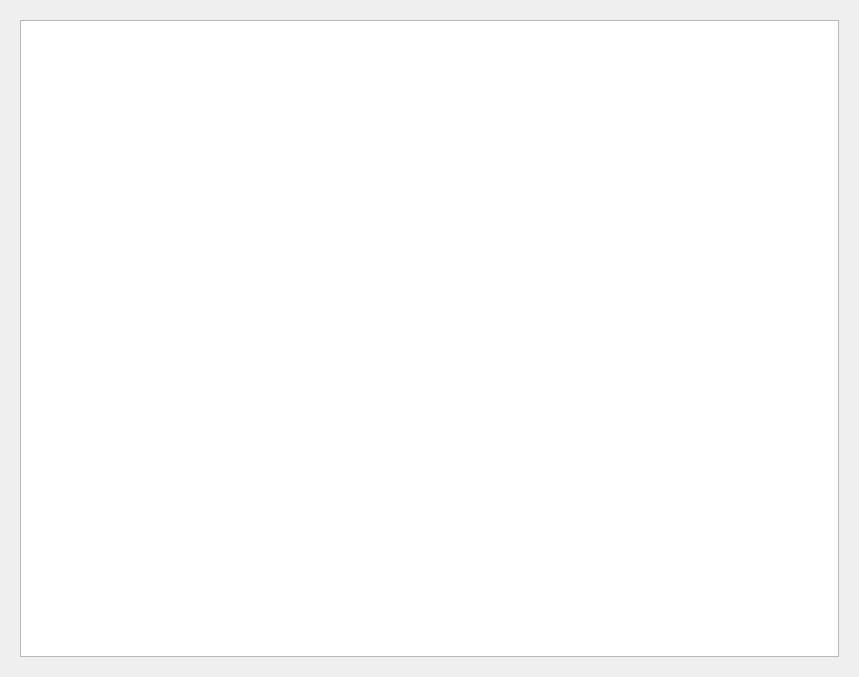
<?xml version="1.0" encoding="UTF-8"?>
<ui version="4.0">
 <class>HPLotProfile</class>
 <widget class="QWidget" name="HPLotProfile">
  <property name="geometry">
   <rect>
    <x>0</x>
    <y>0</y>
    <width>859</width>
    <height>677</height>
   </rect>
  </property>
  <property name="windowTitle">
   <string>Form</string>
  </property>
  <layout class="QGridLayout" name="gridLayout" rowstretch="0">
   <item row="0" column="0">
    <widget class="QWidget" name="widget_2" native="true">
     <property name="font">
      <font>
       <pointsize>8</pointsize>
      </font>
     </property>
     <layout class="QHBoxLayout" name="horizontalLayout_3" stretch="1">
      <item>
       <widget class="QChartView" name="_plot_contrast"/>
      </item>
     </layout>
    </widget>
   </item>
  </layout>
 </widget>
 <customwidgets>
  <customwidget>
   <class>QChartView</class>
   <extends>QGraphicsView</extends>
   <header>QtCharts/QChartView.h</header>
  </customwidget>
 </customwidgets>
 <resources/>
 <connections/>
</ui>
